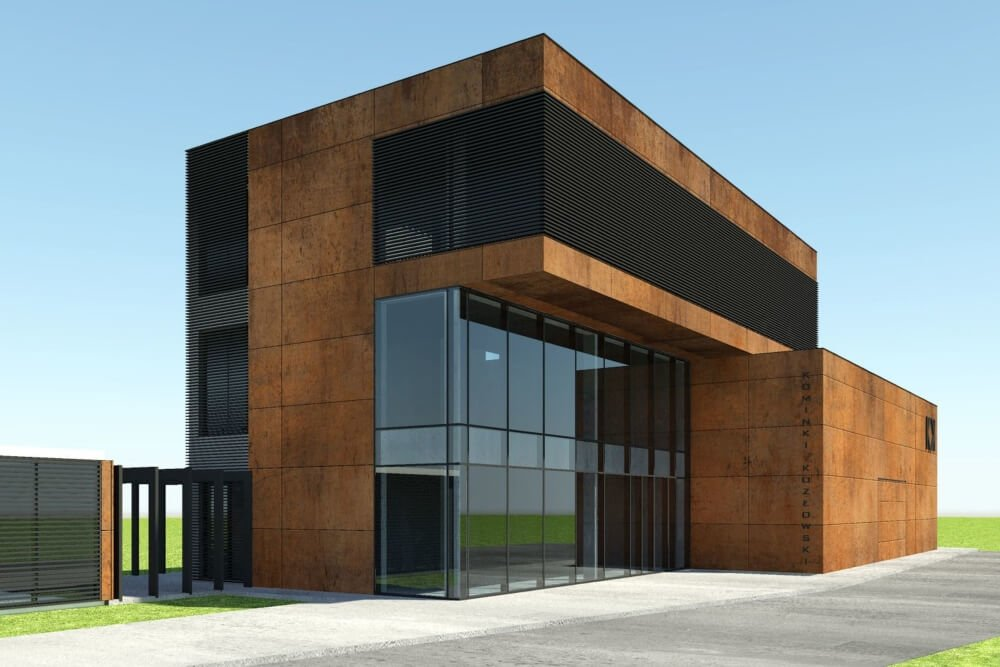
#> input picture test.jpg, 1000 x 667 px
$ python main.py
#> lines starting #> are read from the running program, lines starting #| are printed output that depends on the picture
from skimage import feature, io, color
import matplotlib.pyplot as plt

# Wczytanie obrazu
image = io.imread('test.jpg') #Use path to your file
#> image is the input picture: shape (667, 1000, 3); mean R, G, B 129, 137.1, 135.4

# Konwersja obrazu do skali szarości
gray_image = color.rgb2gray(image)
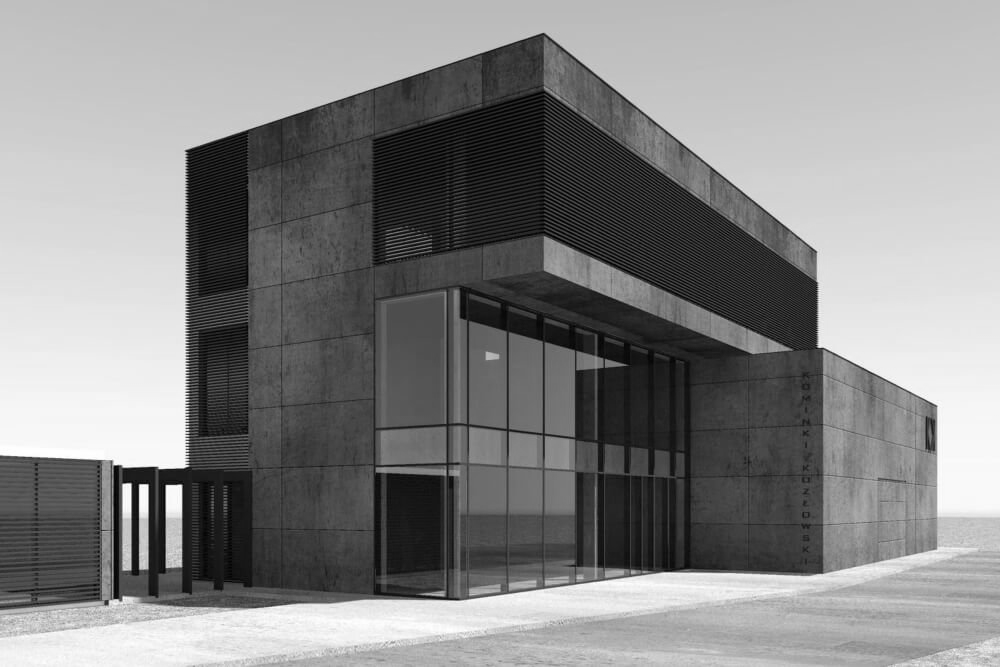
#> gray_image: shape (667, 1000) float64; min 0, max 1, mean 0.531

# Obliczenie cech HOG
fd, hog_image = feature.hog(gray_image, orientations=9, pixels_per_cell=(8, 8),
                            cells_per_block=(2, 2), visualize=True, channel_axis=None)
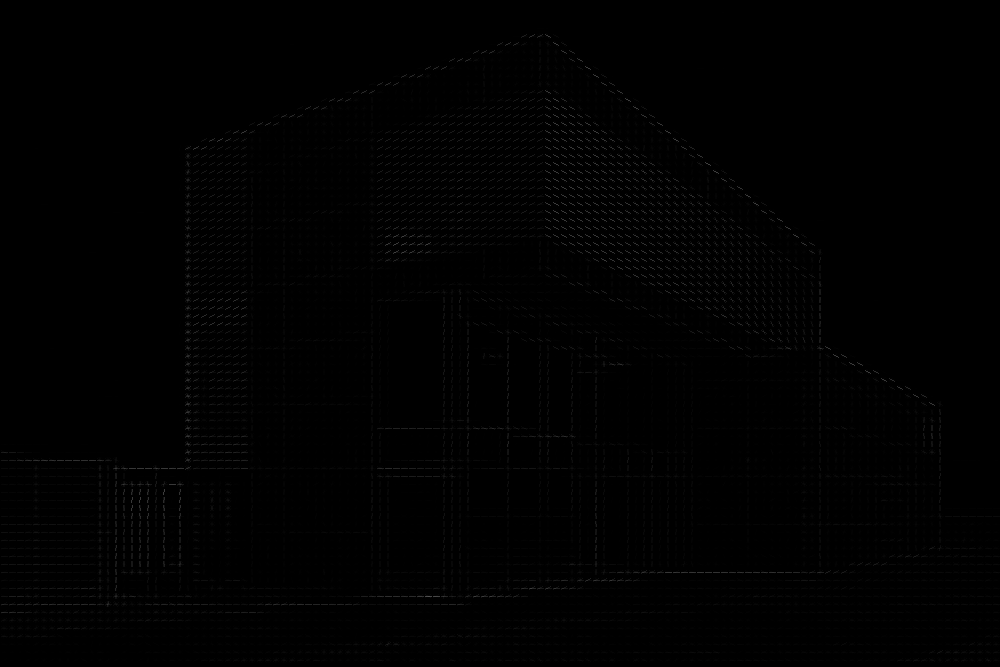
#> hog_image: shape (667, 1000) float64; min 0, max 0.326, mean 0.00424
# Wizualizacja cech HOG
plt.figure(figsize=(12, 6))
plt.subplot(121)
plt.imshow(gray_image, cmap='gray')
plt.title('Obraz oryginalny')
plt.axis('off')
plt.subplot(122)
plt.imshow(hog_image, cmap='gray')
plt.title('Obraz HOG')
plt.axis('off')
plt.show()
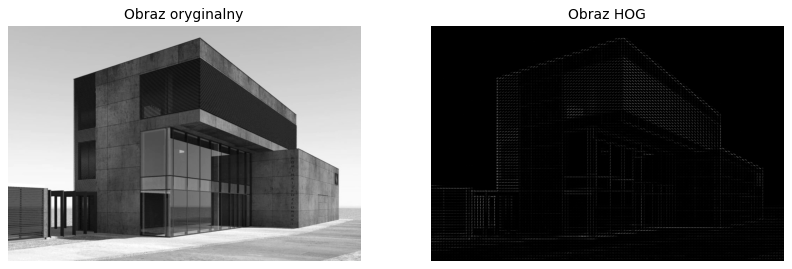
#> figure drawn by matplotlib, 2 panels
